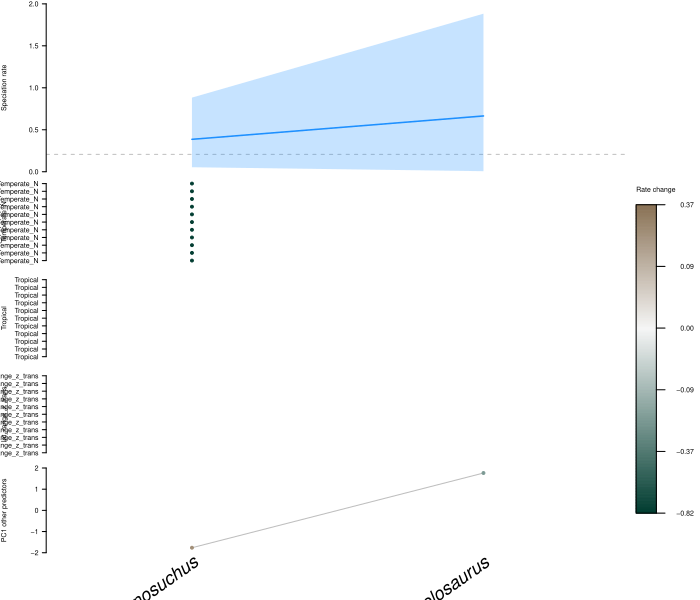

The R source for this figure:
pdf(file='C:/Users/SimoesLabAdmin/Documents/pt_diversity_rates/updated_occurrence_analyses/model_8/reptilia_all_offset_biohpc/combined_10_contribution_per_species_rates.pdf', width = 7, height = 6, useDingbats = FALSE, pointsize = 7)

ord_by_importance = function(s, consrank, rate_mean) {
  imp = consrank**2
  s = scale(s)
  imp = imp / sum(imp)
  #imp = imp / max(imp)
  s = t(t(s) * imp)
  p = prcomp(cbind(s, scale(rate_mean)))
  ord <- order(p$x[, 1])
  if (cor(1:length(rate_mean), rate_mean[ord]) < 0) {
     ord = order(p$x[, 1], decreasing = TRUE)
  }
  return(ord)
}

is_discrete <- function(x) {
  s = min(x):max(x)
  any(x == 0) && length(s) > 1 && all(s %in% unique(x))
}

combine_predictors <- function(shap, feat, feat_names, n_comb) {
  n_comb1 = n_comb + 1
  idx_comb = n_comb1:ncol(shap)
  shap[, n_comb1] = rowSums(shap[, idx_comb])
  shap = shap[, 1:n_comb1]
  comb_pred = t(do.call('rbind', feat[idx_comb]))
  pc1 = prcomp(comb_pred)$x[, 1]
  feat[[n_comb1]] = pc1
  feat[(n_comb + 2):(length(feat))] = NULL
  feat_names = feat_names[1:n_comb1]
  feat_names[n_comb1] = 'PC1 other predictors'
  out = vector(mode = 'list', length = 3)
  out[[1]] = shap
  out[[2]] = feat
  out[[3]] = feat_names
  return(out)
}

shap_heatmap <- function(shap, baseline, rates, species_names, feat,
                         feat_names, feat_states, rate_type = 'speciation', n_individual_pred = NULL) {
  nfeat = ncol(shap)
  if (!is.null(n_individual_pred)) {
    if ((n_individual_pred + 1) < nfeat) {
      comb_p = combine_predictors(shap, feat, feat_names, n_individual_pred)
      shap = comb_p[[1]]
      feat = comb_p[[2]]
      feat_names = comb_p[[3]]
      nfeat = ncol(shap)
    }
  }
  nspecies = nrow(shap)
  shap_pos = shap > 0
  shap_neg = shap < 0
  shap_sqrt = shap
  shap_sqrt[shap == 0] = 0
  offset_sqrt = 0.0
  shap_sqrt[shap_pos] = sqrt(shap[shap_pos] + offset_sqrt)
  shap_sqrt[shap_neg] = sqrt(-1 * shap[shap_neg] + offset_sqrt)
  max_pos = max(shap_sqrt[shap_pos])
  max_neg = max(shap_sqrt[shap_neg])
  steps_pos = round(max_pos / (max_pos + max_neg), 2) * 200
  steps_neg = round(max_neg / (max_pos + max_neg), 2) * 200
  # BrBG diverging colors
  total_steps = steps_pos + steps_neg
  max_steps = max(c(steps_pos, steps_neg))
  col_pos = colorRampPalette(c('#F5F5F5', '#543005'))(max_steps)
  col_neg = colorRampPalette(c('#F5F5F5', '#003C30'))(max_steps)
  col_pos = col_pos[1:steps_pos]
  col_neg = col_neg[1:steps_neg]
  shap_col = shap
  shap_col[shap == 0] = '#F5F5F5'
  col_idx = findInterval(shap_sqrt[shap_pos], seq(sqrt(offset_sqrt), max_pos, length.out = steps_pos), all.inside = TRUE)
  shap_col[shap_pos] = col_pos[col_idx]
  col_idx = findInterval(shap_sqrt[shap_neg], seq(sqrt(offset_sqrt), max_neg, length.out = steps_neg), all.inside = TRUE)
  shap_col[shap_neg] = col_neg[col_idx]
  species_names = gsub('_', ' ', species_names)
  # Plot
  h = 0.15
  if (nfeat < 10) {
    h = seq(0.4, 0.1, length.out = 9)
    h = h[nfeat]
  }
  heights = c(h, rep((1 - 1.25 * h)/nfeat, nfeat), h/4)
  rate_name = 'Speciation rate'
  rate_col = 'dodgerblue'
  if (rate_type == 'extinction') {
    rate_name = 'Extinction rate'
    rate_col = 'red'
  }
  if (rate_type == 'sampling') {
    rate_name = 'Sampling rate'
    rate_col = 'burlywood2'
  }
  layout(cbind(c(1, 2:(nfeat+2)), c(nfeat + 3, rep(nfeat + 4, nfeat), nfeat + 5)),
         heights = heights, widths = c(0.9, 0.1))
  # Rates per species
  par(las = 1, mar = c(0.1, 6, 0.5, 0.1), mgp = c(5, 1, 0))
  cex_lab = 2 / sqrt(length(feat_names))
  cex_lab = ifelse(cex_lab > 1, 1, cex_lab)
  y_tck = pretty(range(rates, na.rm = TRUE), n = 5)
  plot(0, 0, type = 'n', xaxs = 'i', yaxs = 'i',
       xlim = c(0, nspecies), ylim = range(y_tck),
       axes = FALSE, ylab = rate_name, cex.lab = cex_lab)
  abline(h = baseline, lty = 2, col = 'grey')
  x = c(1:nspecies) - 0.5
  polygon(c(x, rev(x)), c(rates[, 2], rev(rates[, 3])), col = adjustcolor(rate_col, alpha = 0.25), border = NA)
  lines(x, rates[, 1], col = rate_col, lwd = 1.5)
  axis(side = 2, at = y_tck, cex.axis = cex_lab)
  # Shape values
  species_x = c(1:nspecies) - 0.5
  for (i in 1:nfeat) {
    f = feat[[i]]
    if (is.null(dim(f))) {
      d = is_discrete(f)
      y_tck = pretty(range(f), n = 5)
      ylim = range(y_tck)
      if (d) {
        ylim = c(min(f) - 0.5, max(f) + 0.5)
      }
      plot(species_x, f, type = 'n', ylim = ylim,
           xlim = c(0, nspecies), xaxs = 'i', axes = FALSE,
           xlab = '', ylab = feat_names[i], cex.lab = cex_lab)
      if (!d) {
        lines(species_x, f, col = 'grey')
        axis(side = 2, at = y_tck, cex.axis = cex_lab)
      }
      else {
        axis(side = 2, at = min(f):max(f), cex.axis = cex_lab)
      }
      points(species_x, f, pch = 19, col = shap_col[, i])
    }
    else {
      nr = nrow(f)
      plot(0, 0, type = 'n', ylim = c(1 - 0.5, nr + 0.5),
           xlim = c(0, nspecies), xaxs = 'i', axes = FALSE,
           xlab = '', ylab = feat_names[i], cex.lab = cex_lab)
      axis(side = 2, at = 1:nr, labels = feat_states[[i]], cex.axis = cex_lab)
      for (j in 1:nr) {
        fj = f[j, ]
        idx = fj == 1
        points(species_x[idx], rep(j, sum(idx)), pch = 19, col = shap_col[idx, i])
      }
    }
  }
  # Species names
  par(mar = c(0.1, 6, 0.5, 0.1), mgp = c(3, 0.1, 0))
  plot(0, 0, type = 'n', xlim = c(0, nspecies), ylim = c(0, 3),
       xaxs = 'i', axes = FALSE, xlab = '', ylab = '')
  text(x = species_x, y = 3, labels = species_names,
       xpd = NA, srt = 35, adj = 0.965,
       cex = 4 / sqrt(length(species_names)), font = 3)
  # Empty plot
  plot(0, 0, type = 'n', axes = FALSE, xlab = '', ylab = '')
  # Legend
  col = c(rev(col_neg), col_pos)
  n_lead_digit = nchar(as.character(max(round(abs(shap)))))
  par(mar = c(4, 0.5, 0.5, 0.5), mgp = c(3, 1, 0))
  plot(0, 0, type = 'n', xlab = '', ylab = '', axes = FALSE,
       xlim = c(0, 2), ylim = c(0, 1.05 * total_steps))
  for (j in 1:total_steps) {
    rect(0, j - 1, 0.7, j, border = col[j], col = col[j])
  }
  rect(0, 0, 0.7, total_steps, border = 'black')
  lines(x = c(0.7, 1.0), y = rep(steps_neg, 2))
  text(x = 0, y = 1.05 * total_steps, labels = 'Rate change', adj = c(0, 0.5))
  a = c(1, 0.5) # right align
  text(x = 2, y = steps_neg, labels = sprintf(paste0('%.', 3 - n_lead_digit, 'f'), 0), adj = a)
  n_tck = 4
  s = seq(sqrt(offset_sqrt), max(c(max_pos, max_neg)), length.out = n_tck)
  pos = (s / s[n_tck]) * max_steps
  pos = pos[-1]
  s = s[-1]
  for (i in 1:length(pos)) {
    p = steps_neg + pos[i]
    if (p <= total_steps) {
      lines(x = c(0.7, 1.0), y = rep(p, 2))
      text(x = 2, y = p, adj = a, labels = sprintf(paste0('%.', 3 - n_lead_digit, 'f'), s[i]**2))
    }
    p = steps_neg - pos[i]
    if (p >= 0) {
      lines(x = c(0.7, 1.0), y = rep(p, 2))
      text(x = 2, y = p, adj = a, labels = sprintf(paste0('%.', 3 - n_lead_digit, 'f'), -(s[i]**2)))
    }
  }
}

consrank=c(2.0, 0.0,1.0,3.0,6.0,5.0,4.0)
consrank2 = order(consrank, decreasing = FALSE)
consrank = order(consrank, decreasing = TRUE)
shap_list = list()
shap_list[[1]]=c(0.2007044826261699,-0.14124139371690408)
shap_list[[2]]=c(-0.8223827255191282,0.3760904010956448)
shap_list[[3]]=c(0.17981017699465154,0.07963713972403755)
shap_list[[4]]=c(0.2919369740411639,-0.17961107750821695)
shap_list[[5]]=c(0.03223205571761355,0.008944983771583767)
shap_list[[6]]=c(0.08786710386979393,0.031601357314942465)
shap_list[[7]]=c(-0.17761246935173403,-0.06707614075877584)
shap = do.call('cbind', shap_list)
baseline = 0.20674009334295987
rate=c(0.3860803556832252,0.6646374810551788)
rate_lwr=c(0.053500168258324265,0.006437433883547783)
rate_upr=c(0.8833485618233681,1.8829703982919455)
rates = cbind(rate, rate_lwr, rate_upr)
species_names = c()
species_names = c(species_names, 'Lanthanosuchus')
species_names = c(species_names, 'Provelosaurus')
feat_names = c()
feat_names = c(feat_names, 'lat_range_z_trans')
feat_names = c(feat_names, 'Temperate_N')
feat_names = c(feat_names, 'Tropical')
feat_names = c(feat_names, 'Temperate_S')
feat_names = c(feat_names, 'Antarctic')
feat_names = c(feat_names, 'mean_pt_1myr_z_trans')
feat_names = c(feat_names, 'Mod_R_deltaTMyr_pt_1myr_z_trans')
ord = ord_by_importance(shap, consrank, rate)
shap_ord = shap[ord, consrank2, drop = FALSE]
rates_ord = rates[ord, ]
species_names_ord = species_names[ord]
feat_names_ord = feat_names[consrank2]
feat = vector(mode = 'list', length = 7)
feat_states = vector(mode = 'list', length = 7)
tmp = vector(mode = 'list', length = 11)
tmp_states = c()
tmp[[1]]=c(-0.3368251919746399,-0.15131919085979462)
tmp_states = c(tmp_states, 'lat_range_z_trans')
tmp[[18]]=c(-0.3368251919746399,-0.15131919085979462)
tmp_states = c(tmp_states, 'lat_range_z_trans')
tmp[[35]]=c(-0.3368251919746399,-0.15131919085979462)
tmp_states = c(tmp_states, 'lat_range_z_trans')
tmp[[52]]=c(-0.3368251919746399,-0.15131919085979462)
tmp_states = c(tmp_states, 'lat_range_z_trans')
tmp[[69]]=c(-0.3368251919746399,-0.15131919085979462)
tmp_states = c(tmp_states, 'lat_range_z_trans')
tmp[[86]]=c(-0.3368251919746399,-0.15131919085979462)
tmp_states = c(tmp_states, 'lat_range_z_trans')
tmp[[103]]=c(-0.3368251919746399,-0.15131919085979462)
tmp_states = c(tmp_states, 'lat_range_z_trans')
tmp[[120]]=c(-0.3368251919746399,-0.15131919085979462)
tmp_states = c(tmp_states, 'lat_range_z_trans')
tmp[[137]]=c(-0.3368251919746399,-0.15131919085979462)
tmp_states = c(tmp_states, 'lat_range_z_trans')
tmp[[154]]=c(-0.3368251919746399,-0.15131919085979462)
tmp_states = c(tmp_states, 'lat_range_z_trans')
tmp[[171]]=c(-0.3368251919746399,-0.15131919085979462)
tmp_states = c(tmp_states, 'lat_range_z_trans')
tmp = do.call('rbind', tmp)
feat[[1]] = tmp[, ord]
feat_states[[1]] = tmp_states
tmp = vector(mode = 'list', length = 11)
tmp_states = c()
tmp[[2]]=c(1.0,0.0)
tmp_states = c(tmp_states, 'Temperate_N')
tmp[[19]]=c(1.0,0.0)
tmp_states = c(tmp_states, 'Temperate_N')
tmp[[36]]=c(1.0,0.0)
tmp_states = c(tmp_states, 'Temperate_N')
tmp[[53]]=c(1.0,0.0)
tmp_states = c(tmp_states, 'Temperate_N')
tmp[[70]]=c(1.0,0.0)
tmp_states = c(tmp_states, 'Temperate_N')
tmp[[87]]=c(1.0,0.0)
tmp_states = c(tmp_states, 'Temperate_N')
tmp[[104]]=c(1.0,0.0)
tmp_states = c(tmp_states, 'Temperate_N')
tmp[[121]]=c(1.0,0.0)
tmp_states = c(tmp_states, 'Temperate_N')
tmp[[138]]=c(1.0,0.0)
tmp_states = c(tmp_states, 'Temperate_N')
tmp[[155]]=c(1.0,0.0)
tmp_states = c(tmp_states, 'Temperate_N')
tmp[[172]]=c(1.0,0.0)
tmp_states = c(tmp_states, 'Temperate_N')
tmp = do.call('rbind', tmp)
feat[[2]] = tmp[, ord]
feat_states[[2]] = tmp_states
tmp = vector(mode = 'list', length = 11)
tmp_states = c()
tmp[[3]]=c(0.0,0.0)
tmp_states = c(tmp_states, 'Tropical')
tmp[[20]]=c(0.0,0.0)
tmp_states = c(tmp_states, 'Tropical')
tmp[[37]]=c(0.0,0.0)
tmp_states = c(tmp_states, 'Tropical')
tmp[[54]]=c(0.0,0.0)
tmp_states = c(tmp_states, 'Tropical')
tmp[[71]]=c(0.0,0.0)
tmp_states = c(tmp_states, 'Tropical')
tmp[[88]]=c(0.0,0.0)
tmp_states = c(tmp_states, 'Tropical')
tmp[[105]]=c(0.0,0.0)
tmp_states = c(tmp_states, 'Tropical')
tmp[[122]]=c(0.0,0.0)
tmp_states = c(tmp_states, 'Tropical')
tmp[[139]]=c(0.0,0.0)
tmp_states = c(tmp_states, 'Tropical')
tmp[[156]]=c(0.0,0.0)
tmp_states = c(tmp_states, 'Tropical')
tmp[[173]]=c(0.0,0.0)
tmp_states = c(tmp_states, 'Tropical')
tmp = do.call('rbind', tmp)
feat[[3]] = tmp[, ord]
feat_states[[3]] = tmp_states
tmp = vector(mode = 'list', length = 11)
tmp_states = c()
tmp[[4]]=c(0.0,1.0)
tmp_states = c(tmp_states, 'Temperate_S')
tmp[[21]]=c(0.0,1.0)
tmp_states = c(tmp_states, 'Temperate_S')
tmp[[38]]=c(0.0,1.0)
tmp_states = c(tmp_states, 'Temperate_S')
tmp[[55]]=c(0.0,1.0)
tmp_states = c(tmp_states, 'Temperate_S')
tmp[[72]]=c(0.0,1.0)
tmp_states = c(tmp_states, 'Temperate_S')
tmp[[89]]=c(0.0,1.0)
tmp_states = c(tmp_states, 'Temperate_S')
tmp[[106]]=c(0.0,1.0)
tmp_states = c(tmp_states, 'Temperate_S')
tmp[[123]]=c(0.0,1.0)
tmp_states = c(tmp_states, 'Temperate_S')
tmp[[140]]=c(0.0,1.0)
tmp_states = c(tmp_states, 'Temperate_S')
tmp[[157]]=c(0.0,1.0)
tmp_states = c(tmp_states, 'Temperate_S')
tmp[[174]]=c(0.0,1.0)
tmp_states = c(tmp_states, 'Temperate_S')
tmp = do.call('rbind', tmp)
feat[[4]] = tmp[, ord]
feat_states[[4]] = tmp_states
tmp = vector(mode = 'list', length = 11)
tmp_states = c()
tmp[[5]]=c(0.0,0.0)
tmp_states = c(tmp_states, 'Antarctic')
tmp[[22]]=c(0.0,0.0)
tmp_states = c(tmp_states, 'Antarctic')
tmp[[39]]=c(0.0,0.0)
tmp_states = c(tmp_states, 'Antarctic')
tmp[[56]]=c(0.0,0.0)
tmp_states = c(tmp_states, 'Antarctic')
tmp[[73]]=c(0.0,0.0)
tmp_states = c(tmp_states, 'Antarctic')
tmp[[90]]=c(0.0,0.0)
tmp_states = c(tmp_states, 'Antarctic')
tmp[[107]]=c(0.0,0.0)
tmp_states = c(tmp_states, 'Antarctic')
tmp[[124]]=c(0.0,0.0)
tmp_states = c(tmp_states, 'Antarctic')
tmp[[141]]=c(0.0,0.0)
tmp_states = c(tmp_states, 'Antarctic')
tmp[[158]]=c(0.0,0.0)
tmp_states = c(tmp_states, 'Antarctic')
tmp[[175]]=c(0.0,0.0)
tmp_states = c(tmp_states, 'Antarctic')
tmp = do.call('rbind', tmp)
feat[[5]] = tmp[, ord]
feat_states[[5]] = tmp_states
tmp = vector(mode = 'list', length = 11)
tmp_states = c()
tmp[[6]]=c(-1.2465863227844238,-0.9070969223976135)
tmp_states = c(tmp_states, 'mean_pt_1myr_z_trans')
tmp[[23]]=c(-1.2465863227844238,-0.9070969223976135)
tmp_states = c(tmp_states, 'mean_pt_1myr_z_trans')
tmp[[40]]=c(-1.2465863227844238,-0.9070969223976135)
tmp_states = c(tmp_states, 'mean_pt_1myr_z_trans')
tmp[[57]]=c(-1.2465863227844238,-0.9070969223976135)
tmp_states = c(tmp_states, 'mean_pt_1myr_z_trans')
tmp[[74]]=c(-1.2465863227844238,-0.9070969223976135)
tmp_states = c(tmp_states, 'mean_pt_1myr_z_trans')
tmp[[91]]=c(-1.2465863227844238,-0.9070969223976135)
tmp_states = c(tmp_states, 'mean_pt_1myr_z_trans')
tmp[[108]]=c(-1.2465863227844238,-0.9070969223976135)
tmp_states = c(tmp_states, 'mean_pt_1myr_z_trans')
tmp[[125]]=c(-1.2465863227844238,-0.9070969223976135)
tmp_states = c(tmp_states, 'mean_pt_1myr_z_trans')
tmp[[142]]=c(-1.2465863227844238,-0.9070969223976135)
tmp_states = c(tmp_states, 'mean_pt_1myr_z_trans')
tmp[[159]]=c(-1.2465863227844238,-0.9070969223976135)
tmp_states = c(tmp_states, 'mean_pt_1myr_z_trans')
tmp[[176]]=c(-1.2465863227844238,-0.9070969223976135)
tmp_states = c(tmp_states, 'mean_pt_1myr_z_trans')
tmp = do.call('rbind', tmp)
feat[[6]] = tmp[, ord]
feat_states[[6]] = tmp_states
tmp = vector(mode = 'list', length = 11)
tmp_states = c()
tmp[[7]]=c(0.12988388538360596,0.2586252987384796)
tmp_states = c(tmp_states, 'Mod_R_deltaTMyr_pt_1myr_z_trans')
tmp[[24]]=c(0.12988388538360596,0.2586252987384796)
tmp_states = c(tmp_states, 'Mod_R_deltaTMyr_pt_1myr_z_trans')
tmp[[41]]=c(0.12988388538360596,0.2586252987384796)
tmp_states = c(tmp_states, 'Mod_R_deltaTMyr_pt_1myr_z_trans')
tmp[[58]]=c(0.12988388538360596,0.2586252987384796)
tmp_states = c(tmp_states, 'Mod_R_deltaTMyr_pt_1myr_z_trans')
tmp[[75]]=c(0.12988388538360596,0.2586252987384796)
tmp_states = c(tmp_states, 'Mod_R_deltaTMyr_pt_1myr_z_trans')
tmp[[92]]=c(0.12988388538360596,0.2586252987384796)
tmp_states = c(tmp_states, 'Mod_R_deltaTMyr_pt_1myr_z_trans')
tmp[[109]]=c(0.12988388538360596,0.2586252987384796)
tmp_states = c(tmp_states, 'Mod_R_deltaTMyr_pt_1myr_z_trans')
tmp[[126]]=c(0.12988388538360596,0.2586252987384796)
tmp_states = c(tmp_states, 'Mod_R_deltaTMyr_pt_1myr_z_trans')
tmp[[143]]=c(0.12988388538360596,0.2586252987384796)
tmp_states = c(tmp_states, 'Mod_R_deltaTMyr_pt_1myr_z_trans')
tmp[[160]]=c(0.12988388538360596,0.2586252987384796)
tmp_states = c(tmp_states, 'Mod_R_deltaTMyr_pt_1myr_z_trans')
tmp[[177]]=c(0.12988388538360596,0.2586252987384796)
tmp_states = c(tmp_states, 'Mod_R_deltaTMyr_pt_1myr_z_trans')
tmp = do.call('rbind', tmp)
feat[[7]] = tmp[, ord]
feat_states[[7]] = tmp_states
feat_ord = feat[consrank2]
feat_states_ord = feat_states[consrank2]
shap_heatmap(shap_ord, baseline, rates_ord, species_names_ord, feat_ord,
             feat_names_ord, feat_states_ord, rate_type = 'speciation', n_individual_pred = 3)

consrank=c(2.0, 0.0,1.0,3.0,6.0,5.0,4.0)
consrank2 = order(consrank, decreasing = FALSE)
consrank = order(consrank, decreasing = TRUE)
shap_list = list()
shap_list[[1]]=c(0.06522108353848156)
shap_list[[2]]=c(0.30119383735709804)
shap_list[[3]]=c(0.12946243646051245)
shap_list[[4]]=c(-0.368096456243152)
shap_list[[5]]=c(0.007804360310278083)
shap_list[[6]]=c(-0.023375218014291023)
shap_list[[7]]=c(0.0217059240530555)
shap = do.call('cbind', shap_list)
baseline = 0.21976392298936845
rate=c(0.5795397875196795)
rate_lwr=c(0.004342806525528431)
rate_upr=c(1.75278106238693)
rates = cbind(rate, rate_lwr, rate_upr)
species_names = c()
species_names = c(species_names, 'Tramuntanasaurus')
feat_names = c()
feat_names = c(feat_names, 'lat_range_z_trans')
feat_names = c(feat_names, 'Temperate_N')
feat_names = c(feat_names, 'Tropical')
feat_names = c(feat_names, 'Temperate_S')
feat_names = c(feat_names, 'Antarctic')
feat_names = c(feat_names, 'mean_pt_1myr_z_trans')
feat_names = c(feat_names, 'Mod_R_deltaTMyr_pt_1myr_z_trans')
ord = ord_by_importance(shap, consrank, rate)
shap_ord = shap[ord, consrank2, drop = FALSE]
rates_ord = rates[ord, ]
species_names_ord = species_names[ord]
feat_names_ord = feat_names[consrank2]
feat = vector(mode = 'list', length = 7)
feat_states = vector(mode = 'list', length = 7)
tmp = vector(mode = 'list', length = 11)
tmp_states = c()
tmp[[1]]=c(-0.3368251919746399)
tmp_states = c(tmp_states, 'lat_range_z_trans')
tmp[[18]]=c(-0.3368251919746399)
tmp_states = c(tmp_states, 'lat_range_z_trans')
tmp[[35]]=c(-0.3368251919746399)
tmp_states = c(tmp_states, 'lat_range_z_trans')
tmp[[52]]=c(-0.3368251919746399)
tmp_states = c(tmp_states, 'lat_range_z_trans')
tmp[[69]]=c(-0.3368251919746399)
tmp_states = c(tmp_states, 'lat_range_z_trans')
tmp[[86]]=c(-0.3368251919746399)
tmp_states = c(tmp_states, 'lat_range_z_trans')
tmp[[103]]=c(-0.3368251919746399)
tmp_states = c(tmp_states, 'lat_range_z_trans')
tmp[[120]]=c(-0.3368251919746399)
tmp_states = c(tmp_states, 'lat_range_z_trans')
tmp[[137]]=c(-0.3368251919746399)
tmp_states = c(tmp_states, 'lat_range_z_trans')
tmp[[154]]=c(-0.3368251919746399)
tmp_states = c(tmp_states, 'lat_range_z_trans')
tmp[[171]]=c(-0.3368251919746399)
tmp_states = c(tmp_states, 'lat_range_z_trans')
tmp = do.call('rbind', tmp)
feat[[1]] = tmp[, ord]
feat_states[[1]] = tmp_states
tmp = vector(mode = 'list', length = 11)
tmp_states = c()
tmp[[2]]=c(0.0)
tmp_states = c(tmp_states, 'Temperate_N')
tmp[[19]]=c(0.0)
tmp_states = c(tmp_states, 'Temperate_N')
tmp[[36]]=c(0.0)
tmp_states = c(tmp_states, 'Temperate_N')
tmp[[53]]=c(0.0)
tmp_states = c(tmp_states, 'Temperate_N')
tmp[[70]]=c(0.0)
tmp_states = c(tmp_states, 'Temperate_N')
tmp[[87]]=c(0.0)
tmp_states = c(tmp_states, 'Temperate_N')
tmp[[104]]=c(0.0)
tmp_states = c(tmp_states, 'Temperate_N')
tmp[[121]]=c(0.0)
tmp_states = c(tmp_states, 'Temperate_N')
tmp[[138]]=c(0.0)
tmp_states = c(tmp_states, 'Temperate_N')
tmp[[155]]=c(0.0)
tmp_states = c(tmp_states, 'Temperate_N')
tmp[[172]]=c(0.0)
tmp_states = c(tmp_states, 'Temperate_N')
tmp = do.call('rbind', tmp)
feat[[2]] = tmp[, ord]
feat_states[[2]] = tmp_states
tmp = vector(mode = 'list', length = 11)
tmp_states = c()
tmp[[3]]=c(0.0)
tmp_states = c(tmp_states, 'Tropical')
tmp[[20]]=c(0.0)
tmp_states = c(tmp_states, 'Tropical')
tmp[[37]]=c(0.0)
tmp_states = c(tmp_states, 'Tropical')
tmp[[54]]=c(0.0)
tmp_states = c(tmp_states, 'Tropical')
tmp[[71]]=c(0.0)
tmp_states = c(tmp_states, 'Tropical')
tmp[[88]]=c(0.0)
tmp_states = c(tmp_states, 'Tropical')
tmp[[105]]=c(0.0)
tmp_states = c(tmp_states, 'Tropical')
tmp[[122]]=c(0.0)
tmp_states = c(tmp_states, 'Tropical')
tmp[[139]]=c(0.0)
tmp_states = c(tmp_states, 'Tropical')
tmp[[156]]=c(0.0)
tmp_states = c(tmp_states, 'Tropical')
tmp[[173]]=c(0.0)
tmp_states = c(tmp_states, 'Tropical')
tmp = do.call('rbind', tmp)
feat[[3]] = tmp[, ord]
feat_states[[3]] = tmp_states
tmp = vector(mode = 'list', length = 11)
tmp_states = c()
tmp[[4]]=c(1.0)
tmp_states = c(tmp_states, 'Temperate_S')
tmp[[21]]=c(1.0)
tmp_states = c(tmp_states, 'Temperate_S')
tmp[[38]]=c(1.0)
tmp_states = c(tmp_states, 'Temperate_S')
tmp[[55]]=c(1.0)
tmp_states = c(tmp_states, 'Temperate_S')
tmp[[72]]=c(1.0)
tmp_states = c(tmp_states, 'Temperate_S')
tmp[[89]]=c(1.0)
tmp_states = c(tmp_states, 'Temperate_S')
tmp[[106]]=c(1.0)
tmp_states = c(tmp_states, 'Temperate_S')
tmp[[123]]=c(1.0)
tmp_states = c(tmp_states, 'Temperate_S')
tmp[[140]]=c(1.0)
tmp_states = c(tmp_states, 'Temperate_S')
tmp[[157]]=c(1.0)
tmp_states = c(tmp_states, 'Temperate_S')
tmp[[174]]=c(1.0)
tmp_states = c(tmp_states, 'Temperate_S')
tmp = do.call('rbind', tmp)
feat[[4]] = tmp[, ord]
feat_states[[4]] = tmp_states
tmp = vector(mode = 'list', length = 11)
tmp_states = c()
tmp[[5]]=c(0.0)
tmp_states = c(tmp_states, 'Antarctic')
tmp[[22]]=c(0.0)
tmp_states = c(tmp_states, 'Antarctic')
tmp[[39]]=c(0.0)
tmp_states = c(tmp_states, 'Antarctic')
tmp[[56]]=c(0.0)
tmp_states = c(tmp_states, 'Antarctic')
tmp[[73]]=c(0.0)
tmp_states = c(tmp_states, 'Antarctic')
tmp[[90]]=c(0.0)
tmp_states = c(tmp_states, 'Antarctic')
tmp[[107]]=c(0.0)
tmp_states = c(tmp_states, 'Antarctic')
tmp[[124]]=c(0.0)
tmp_states = c(tmp_states, 'Antarctic')
tmp[[141]]=c(0.0)
tmp_states = c(tmp_states, 'Antarctic')
tmp[[158]]=c(0.0)
tmp_states = c(tmp_states, 'Antarctic')
tmp[[175]]=c(0.0)
tmp_states = c(tmp_states, 'Antarctic')
tmp = do.call('rbind', tmp)
feat[[5]] = tmp[, ord]
feat_states[[5]] = tmp_states
tmp = vector(mode = 'list', length = 11)
tmp_states = c()
tmp[[6]]=c(-0.954184353351593)
tmp_states = c(tmp_states, 'mean_pt_1myr_z_trans')
tmp[[23]]=c(-0.954184353351593)
tmp_states = c(tmp_states, 'mean_pt_1myr_z_trans')
tmp[[40]]=c(-0.954184353351593)
tmp_states = c(tmp_states, 'mean_pt_1myr_z_trans')
tmp[[57]]=c(-0.954184353351593)
tmp_states = c(tmp_states, 'mean_pt_1myr_z_trans')
tmp[[74]]=c(-0.954184353351593)
tmp_states = c(tmp_states, 'mean_pt_1myr_z_trans')
tmp[[91]]=c(-0.954184353351593)
tmp_states = c(tmp_states, 'mean_pt_1myr_z_trans')
tmp[[108]]=c(-0.954184353351593)
tmp_states = c(tmp_states, 'mean_pt_1myr_z_trans')
tmp[[125]]=c(-0.954184353351593)
tmp_states = c(tmp_states, 'mean_pt_1myr_z_trans')
tmp[[142]]=c(-0.954184353351593)
tmp_states = c(tmp_states, 'mean_pt_1myr_z_trans')
tmp[[159]]=c(-0.954184353351593)
tmp_states = c(tmp_states, 'mean_pt_1myr_z_trans')
tmp[[176]]=c(-0.954184353351593)
tmp_states = c(tmp_states, 'mean_pt_1myr_z_trans')
tmp = do.call('rbind', tmp)
feat[[6]] = tmp[, ord]
feat_states[[6]] = tmp_states
tmp = vector(mode = 'list', length = 11)
tmp_states = c()
tmp[[7]]=c(-0.32901960611343384)
tmp_states = c(tmp_states, 'Mod_R_deltaTMyr_pt_1myr_z_trans')
tmp[[24]]=c(-0.32901960611343384)
tmp_states = c(tmp_states, 'Mod_R_deltaTMyr_pt_1myr_z_trans')
tmp[[41]]=c(-0.32901960611343384)
tmp_states = c(tmp_states, 'Mod_R_deltaTMyr_pt_1myr_z_trans')
tmp[[58]]=c(-0.32901960611343384)
tmp_states = c(tmp_states, 'Mod_R_deltaTMyr_pt_1myr_z_trans')
tmp[[75]]=c(-0.32901960611343384)
tmp_states = c(tmp_states, 'Mod_R_deltaTMyr_pt_1myr_z_trans')
tmp[[92]]=c(-0.32901960611343384)
tmp_states = c(tmp_states, 'Mod_R_deltaTMyr_pt_1myr_z_trans')
tmp[[109]]=c(-0.32901960611343384)
tmp_states = c(tmp_states, 'Mod_R_deltaTMyr_pt_1myr_z_trans')
tmp[[126]]=c(-0.32901960611343384)
tmp_states = c(tmp_states, 'Mod_R_deltaTMyr_pt_1myr_z_trans')
tmp[[143]]=c(-0.32901960611343384)
tmp_states = c(tmp_states, 'Mod_R_deltaTMyr_pt_1myr_z_trans')
tmp[[160]]=c(-0.32901960611343384)
tmp_states = c(tmp_states, 'Mod_R_deltaTMyr_pt_1myr_z_trans')
tmp[[177]]=c(-0.32901960611343384)
tmp_states = c(tmp_states, 'Mod_R_deltaTMyr_pt_1myr_z_trans')
tmp = do.call('rbind', tmp)
feat[[7]] = tmp[, ord]
feat_states[[7]] = tmp_states
feat_ord = feat[consrank2]
feat_states_ord = feat_states[consrank2]
shap_heatmap(shap_ord, baseline, rates_ord, species_names_ord, feat_ord,
             feat_names_ord, feat_states_ord, rate_type = 'extinction', n_individual_pred = 3)

dev.off()
